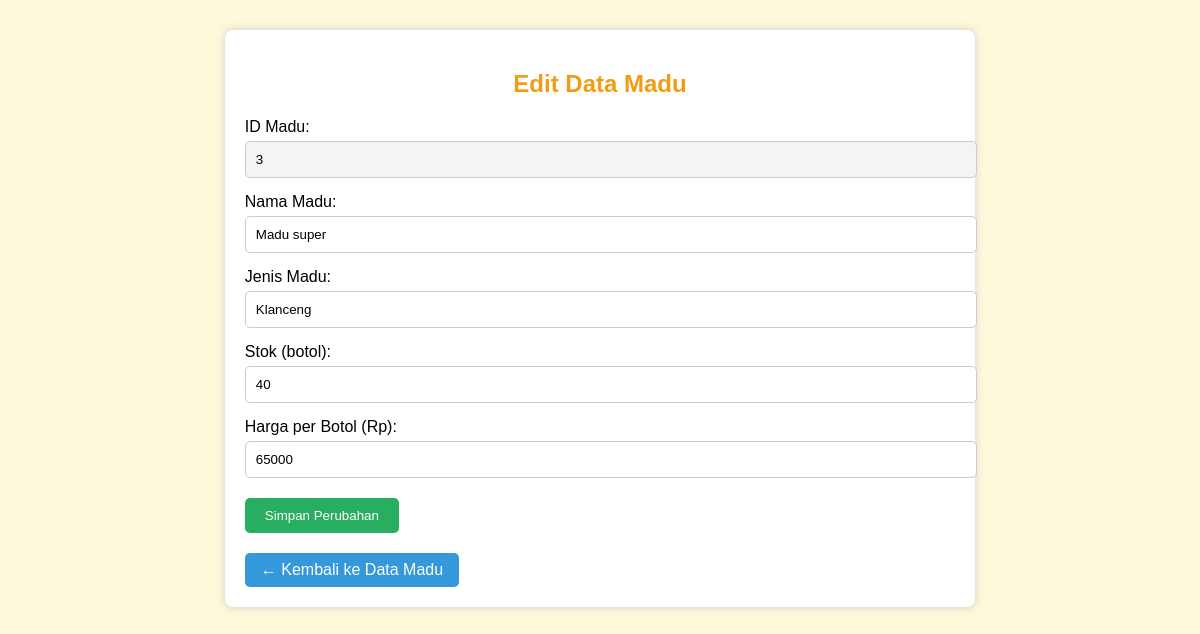
The page /edit_madu.php?id=3 on the database its author committed.
### tables this page shows
CREATE TABLE `madu` (
  `id_madu` int(11) NOT NULL,
  `nama_madu` varchar(100) NOT NULL,
  `jenis_madu` varchar(50) DEFAULT NULL,
  `harga_per_botol` int(11) DEFAULT NULL,
  `stok` int(11) DEFAULT 0
);

### edit_madu.php (the view, shortened to what this page needs)
<?php
$host = "localhost";
$user = "root";
$pass = "";
$db   = "gudang_madu";
$mysqli = new mysqli($host, $user, $pass, $db);
$id = $_GET['id'];
$query = $mysqli->query("SELECT * FROM madu WHERE id_madu = $id");
$data = $query->fetch_assoc();
?>
<!DOCTYPE html>
<html>
<head>
</head>
<body>
    <div class="container">
        <h2>Edit Data Madu</h2>
        <form method="POST">
            <label>ID Madu:</label>
            <input type="text" value="<?= $data['id_madu'] ?>" readonly>
            <label>Nama Madu:</label>
            <input type="text" name="nama_madu" value="<?= $data['nama_madu'] ?>" required>
            <label>Jenis Madu:</label>
            <input type="text" name="jenis_madu" value="<?= $data['jenis_madu'] ?>" required>
            <label>Stok (botol):</label>
            <input type="number" name="stok" value="<?= $data['stok'] ?>" required>
            <label>Harga per Botol (Rp):</label>
            <input type="number" name="harga_per_botol" value="<?= $data['harga_per_botol'] ?>" required>
            <button type="submit" name="submit">Simpan Perubahan</button>
        </form>
        <a class="btn-kembali" href="madu.php">← Kembali ke Data Madu</a>
    </div>
</body>
</html>

### edit_madu.php (style rules this page uses)
body { font-family: Arial, sans-serif; background-color: #fff9db; }
.container { width: 60%; margin: 30px auto; background: white; padding: 20px; border-radius: 8px; box-shadow: 0 0 10px #ccc; }
h2 { text-align: center; color: #f39c12; }
form label { display: block; margin-top: 15px; }
input[type="text"], input[type="number"] { width: 100%; padding: 10px; margin-top: 5px; border-radius: 5px; border: 1px solid #ccc; }
input[readonly] { background-color: #f4f4f4; }
button { margin-top: 20px; padding: 10px 20px; background-color: #27ae60; color: white; border: none; border-radius: 5px; }
a.btn-kembali { display: inline-block; margin-top: 20px; background-color: #3498db; padding: 8px 16px; color: white; text-decoration: none; border-radius: 5px; }

### rows shown on the page
madu: id_madu "3", nama_madu "Madu super", jenis_madu "Klanceng", stok "40", harga_per_botol "65000"
